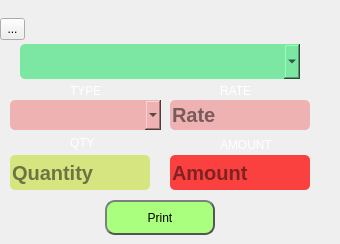
   <widget class="QWidget" name="page_sales">
    <widget class="QLineEdit" name="lineEdit_sales_qty">
     <property name="geometry">
      <rect>
       <x>10</x>
       <y>155</y>
       <width>140</width>
       <height>35</height>
      </rect>
     </property>
     <property name="focusPolicy">
      <enum>Qt::WheelFocus</enum>
     </property>
     <property name="styleSheet">
      <string notr="true">border-radius:5px;
font: 15pt;
background-color: rgb(215, 229, 128);
color: rgb(4, 4, 4);
font-weight:bold;

</string>
     </property>
     <property name="readOnly">
      <bool>false</bool>
     </property>
     <property name="placeholderText">
      <string>Quantity</string>
     </property>
    </widget>
    <widget class="QPushButton" name="pushButton_sales_print">
     <property name="geometry">
      <rect>
       <x>105</x>
       <y>200</y>
       <width>110</width>
       <height>35</height>
      </rect>
     </property>
     <property name="styleSheet">
      <string notr="true">

QPushButton {
	color: black;
    color: black;
    border: 2px solid #555;
background-color:#aaff7f;
    border-radius: 10px;
    border-style: outset;
    padding: 5px;
font: 12pt &quot;Sans Serif&quot;;
    }

QPushButton:hover {

    background: qradialgradient(
        cx: 0.3, cy: -0.4, fx: 0.3, fy: -0.4,
        radius: 1.35, stop: 0 #fff, stop: 1 #ffcd34

        );

    }

QPushButton:pressed {
    border-style: inset;
    background: qradialgradient(
        cx: 0.4, cy: -0.1, fx: 0.4, fy: -0.1,
        radius: 1.35, stop: 0 #fff, stop: 1 #bbb
        );
	

    }
</string>
     </property>
     <property name="text">
      <string>Print</string>
     </property>
     <property name="icon">
      <iconset resource="thumbnails.qrc">
       <normaloff>:/img/img/computer-icons-printing-printer-print-5bea1bb78d27f4221d3774da565516c7.png</normaloff>:/img/img/computer-icons-printing-printer-print-5bea1bb78d27f4221d3774da565516c7.png</iconset>
     </property>
     <property name="iconSize">
      <size>
       <width>20</width>
       <height>20</height>
      </size>
     </property>
    </widget>
    <widget class="QLabel" name="label_28">
     <property name="geometry">
      <rect>
       <x>0</x>
       <y>0</y>
       <width>321</width>
       <height>16</height>
      </rect>
     </property>
     <property name="styleSheet">
      <string notr="true">background-image: url(:/img/img/dairypos320.jpg);</string>
     </property>
     <property name="text">
      <string/>
     </property>
    </widget>
    <widget class="QLabel" name="label_sales_date">
     <property name="geometry">
      <rect>
       <x>29</x>
       <y>22</y>
       <width>141</width>
       <height>16</height>
      </rect>
     </property>
     <property name="styleSheet">
      <string notr="true">color: rgb(255, 255, 127);
font: 12pt &quot;Sans Serif&quot;;
font-weight:bold;
background-color: transparent;</string>
     </property>
     <property name="text">
      <string/>
     </property>
    </widget>
    <widget class="QLabel" name="label_sales_shift">
     <property name="geometry">
      <rect>
       <x>230</x>
       <y>20</y>
       <width>101</width>
       <height>16</height>
      </rect>
     </property>
     <property name="styleSheet">
      <string notr="true">color: rgb(255, 255, 127);
font: 12pt &quot;Sans Serif&quot;;
font-weight:bold;
background-color: transparent;</string>
     </property>
     <property name="text">
      <string/>
     </property>
    </widget>
    <widget class="QLineEdit" name="lineEdit_sales_amount">
     <property name="geometry">
      <rect>
       <x>170</x>
       <y>155</y>
       <width>140</width>
       <height>35</height>
      </rect>
     </property>
     <property name="styleSheet">
      <string notr="true">border-radius:5px;
background-color: rgb(251, 64, 64);
font: 15pt;
color: rgb(4, 4, 4);
font-weight:bold;

</string>
     </property>
     <property name="readOnly">
      <bool>true</bool>
     </property>
     <property name="placeholderText">
      <string>Amount</string>
     </property>
    </widget>
    <widget class="QToolButton" name="toolButton_sales_back">
     <property name="geometry">
      <rect>
       <x>0</x>
       <y>18</y>
       <width>25</width>
       <height>22</height>
      </rect>
     </property>
     <property name="styleSheet">
      <string notr="true">background-color:transparent;


QToolButton {
	color: black;
    color: black;
    border: 2px solid #555;
background-color:#aaff7f;
    border-radius: 5px;
    border-style: outset;
    padding: 5px;
    }

QToolButton:hover {

    background: qradialgradient(
        cx: 0.3, cy: -0.4, fx: 0.3, fy: -0.4,
        radius: 1.35, stop: 0 #fff, stop: 1 #ffcd34

        );

    }

QToolButton:pressed {
    border-style: inset;
    background: qradialgradient(
        cx: 0.4, cy: -0.1, fx: 0.4, fy: -0.1,
        radius: 1.35, stop: 0 #fff, stop: 1 #bbb
        );
	

    }
</string>
     </property>
     <property name="text">
      <string>...</string>
     </property>
     <property name="icon">
      <iconset resource="thumbnails.qrc">
       <normaloff>:/img/img/triangle-symbol-arrow-back-2-2edd4b0343e357a49da0a0e5e22fe97a.png</normaloff>:/img/img/triangle-symbol-arrow-back-2-2edd4b0343e357a49da0a0e5e22fe97a.png</iconset>
     </property>
     <property name="iconSize">
      <size>
       <width>80</width>
       <height>80</height>
      </size>
     </property>
     <property name="toolButtonStyle">
      <enum>Qt::ToolButtonIconOnly</enum>
     </property>
    </widget>
    <widget class="QComboBox" name="sales_combo">
     <property name="geometry">
      <rect>
       <x>20</x>
       <y>44</y>
       <width>280</width>
       <height>35</height>
      </rect>
     </property>
     <property name="styleSheet">
      <string notr="true">border-radius:5px;
font: 15pt;
color: rgb(4, 4, 4);
background-color: rgb(124, 231, 162);
font-weight:bold;

</string>
     </property>
    </widget>
    <widget class="QLineEdit" name="lineEdit_sales_rate">
     <property name="geometry">
      <rect>
       <x>170</x>
       <y>100</y>
       <width>140</width>
       <height>30</height>
      </rect>
     </property>
     <property name="styleSheet">
      <string notr="true">border-radius:5px;
background-color: rgb(238, 178, 178);
border-radius:5px;
font: 15pt;
color: rgb(4, 4, 4);
font-weight:bold;

</string>
     </property>
     <property name="readOnly">
      <bool>true</bool>
     </property>
     <property name="placeholderText">
      <string>Rate</string>
     </property>
    </widget>
    <widget class="QLabel" name="label_snf_2">
     <property name="geometry">
      <rect>
       <x>70</x>
       <y>83</y>
       <width>61</width>
       <height>16</height>
      </rect>
     </property>
     <property name="styleSheet">
      <string notr="true">background-color: transparent;
font: 75 12pt &quot;Century Schoolbook L&quot;;
color: rgb(255, 255, 255);
font: 75 12pt &quot;Century Schoolbook L&quot;;
</string>
     </property>
     <property name="text">
      <string>TYPE</string>
     </property>
    </widget>
    <widget class="QLabel" name="label_snf_3">
     <property name="geometry">
      <rect>
       <x>220</x>
       <y>83</y>
       <width>51</width>
       <height>16</height>
      </rect>
     </property>
     <property name="styleSheet">
      <string notr="true">background-color: transparent;
font: 75 12pt &quot;Century Schoolbook L&quot;;
color: rgb(255, 255, 255);
font: 75 12pt &quot;Century Schoolbook L&quot;;
</string>
     </property>
     <property name="text">
      <string>RATE</string>
     </property>
    </widget>
    <widget class="QLabel" name="label_snf_4">
     <property name="geometry">
      <rect>
       <x>70</x>
       <y>135</y>
       <width>41</width>
       <height>16</height>
      </rect>
     </property>
     <property name="styleSheet">
      <string notr="true">background-color: transparent;
font: 75 12pt &quot;Century Schoolbook L&quot;;
color: rgb(255, 255, 255);
font: 75 12pt &quot;Century Schoolbook L&quot;;
</string>
     </property>
     <property name="text">
      <string>QTY</string>
     </property>
    </widget>
    <widget class="QLabel" name="label_snf_5">
     <property name="geometry">
      <rect>
       <x>220</x>
       <y>135</y>
       <width>81</width>
       <height>20</height>
      </rect>
     </property>
     <property name="styleSheet">
      <string notr="true">background-color: transparent;
font: 75 12pt &quot;Century Schoolbook L&quot;;
color: rgb(255, 255, 255);
font: 75 12pt &quot;Century Schoolbook L&quot;;
</string>
     </property>
     <property name="text">
      <string>AMOUNT</string>
     </property>
    </widget>
    <widget class="QComboBox" name="sales_type_combo">
     <property name="geometry">
      <rect>
       <x>10</x>
       <y>100</y>
       <width>151</width>
       <height>30</height>
      </rect>
     </property>
     <property name="styleSheet">
      <string notr="true">border-radius:5px;
background-color: rgb(238, 178, 178);
border-radius:5px;
font: 15pt;
color: rgb(4, 4, 4);
font-weight:bold;

</string>
     </property>
    </widget>
   </widget>
